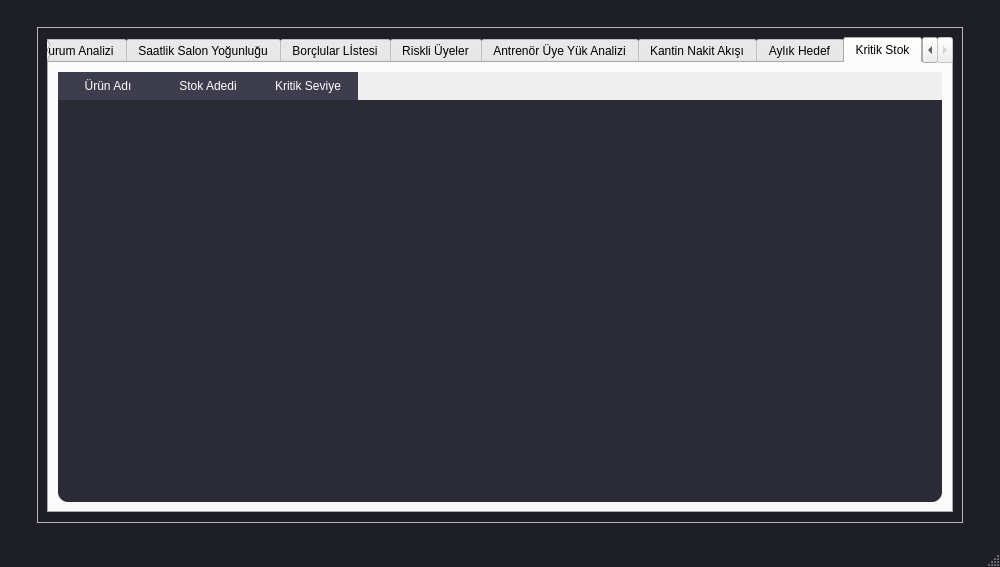
<?xml version="1.0" encoding="UTF-8"?>
<ui version="4.0">
 <class>MainWindow</class>
 <widget class="QMainWindow" name="MainWindow">
  <property name="geometry">
   <rect>
    <x>0</x>
    <y>0</y>
    <width>1000</width>
    <height>567</height>
   </rect>
  </property>
  <property name="windowTitle">
   <string>Raporlar</string>
  </property>
  <property name="styleSheet">
   <string notr="true">/* Ana Pencere Arka Planı */
QMainWindow {
    background-color: #1e1e27;
}

/* Grafiklerin durduğu widget'lar */
QWidget#widget_gelir, QWidget#widget_pasta,QWidget#widget_doluluk_analiz {
    background-color: #2b2b36;
    border-radius: 15px;
    border: 1px solid #3d3d4d;
}

/* Tabloları modernleştir */
QTableWidget {
    background-color: #2b2b36;
    alternate-background-color: #323240;
    color: #ffffff;
    gridline-color: #3d3d4d;
    border-radius: 10px;
    font-size: 11pt;
}

/* Başlıklar */
QHeaderView::section {
    background-color: #3d3d4d;
    color: white;
    padding: 5px;
    border: none;
}

/* Butonlar */
QPushButton {
    background-color: #556ee6;
    color: white;
    border-radius: 8px;
    padding: 10px;
    font-weight: bold;
}

QPushButton:hover {
    background-color: #4458b8;
}

QPushButton#btn_excel_aktar {
    background-color: #34c38f; /* Excel Yeşili */
}</string>
  </property>
  <widget class="QWidget" name="centralwidget">
   <layout class="QGridLayout" name="gridLayout_8">
    <item row="0" column="1">
     <spacer name="verticalSpacer">
      <property name="orientation">
       <enum>Qt::Orientation::Vertical</enum>
      </property>
      <property name="sizeType">
       <enum>QSizePolicy::Policy::Fixed</enum>
      </property>
      <property name="sizeHint" stdset="0">
       <size>
        <width>20</width>
        <height>18</height>
       </size>
      </property>
     </spacer>
    </item>
    <item row="1" column="0">
     <spacer name="horizontalSpacer_2">
      <property name="orientation">
       <enum>Qt::Orientation::Horizontal</enum>
      </property>
      <property name="sizeType">
       <enum>QSizePolicy::Policy::Fixed</enum>
      </property>
      <property name="sizeHint" stdset="0">
       <size>
        <width>28</width>
        <height>20</height>
       </size>
      </property>
     </spacer>
    </item>
    <item row="1" column="1" colspan="2">
     <widget class="QFrame" name="frame">
      <property name="frameShape">
       <enum>QFrame::Shape::StyledPanel</enum>
      </property>
      <property name="frameShadow">
       <enum>QFrame::Shadow::Raised</enum>
      </property>
      <layout class="QGridLayout" name="gridLayout_6">
       <item row="0" column="0">
        <widget class="QTabWidget" name="tabWidget">
         <property name="currentIndex">
          <number>8</number>
         </property>
         <widget class="QWidget" name="tab">
          <attribute name="title">
           <string>Üyelik Anaizi</string>
          </attribute>
          <layout class="QGridLayout" name="gridLayout">
           <item row="0" column="0">
            <widget class="QWidget" name="widget_pasta" native="true"/>
           </item>
          </layout>
         </widget>
         <widget class="QWidget" name="tab_2">
          <attribute name="title">
           <string>Mali Durum Analizi</string>
          </attribute>
          <layout class="QGridLayout" name="gridLayout_4">
           <item row="0" column="0">
            <widget class="QWidget" name="widget_gelir" native="true">
             <layout class="QGridLayout" name="gridLayout_7">
              <item row="0" column="0">
               <widget class="QWidget" name="widget_gelir_2" native="true"/>
              </item>
             </layout>
            </widget>
           </item>
          </layout>
         </widget>
         <widget class="QWidget" name="tab_3">
          <attribute name="title">
           <string>Saatlik Salon Yoğunluğu</string>
          </attribute>
          <layout class="QGridLayout" name="gridLayout_5">
           <item row="0" column="0">
            <widget class="QWidget" name="widget_doluluk_analiz" native="true"/>
           </item>
          </layout>
         </widget>
         <widget class="QWidget" name="tab_4">
          <attribute name="title">
           <string>Borçlular Lİstesi</string>
          </attribute>
          <layout class="QGridLayout" name="gridLayout_2">
           <item row="0" column="0" colspan="2">
            <widget class="QTableWidget" name="tableWidget_borclular">
             <column>
              <property name="text">
               <string>Ad</string>
              </property>
             </column>
             <column>
              <property name="text">
               <string>Soyad</string>
              </property>
             </column>
             <column>
              <property name="text">
               <string>Telefon</string>
              </property>
             </column>
             <column>
              <property name="text">
               <string>Borç</string>
              </property>
             </column>
            </widget>
           </item>
           <item row="1" column="0">
            <widget class="QPushButton" name="btn_disa_aktar">
             <property name="text">
              <string>PDF olarak çıktı al</string>
             </property>
            </widget>
           </item>
           <item row="1" column="1">
            <widget class="QPushButton" name="btn_excel_aktar">
             <property name="text">
              <string>Excel olarak çıktı al</string>
             </property>
            </widget>
           </item>
          </layout>
         </widget>
         <widget class="QWidget" name="tab_5">
          <attribute name="title">
           <string>Riskli Üyeler</string>
          </attribute>
          <layout class="QGridLayout" name="gridLayout_3">
           <item row="0" column="0" colspan="2">
            <widget class="QProgressBar" name="progressBar">
             <property name="value">
              <number>24</number>
             </property>
            </widget>
           </item>
           <item row="0" column="2">
            <widget class="QLabel" name="lbl_detay">
             <property name="text">
              <string>TextLabel</string>
             </property>
            </widget>
           </item>
           <item row="1" column="0" colspan="3">
            <widget class="QTableWidget" name="tableWidget_riskli">
             <column>
              <property name="text">
               <string>Ad Soyad</string>
              </property>
             </column>
             <column>
              <property name="text">
               <string>Telefon</string>
              </property>
             </column>
             <column>
              <property name="text">
               <string>Son Giriş Tarihi</string>
              </property>
             </column>
            </widget>
           </item>
           <item row="2" column="0">
            <widget class="QPushButton" name="btn_disa_aktar_2">
             <property name="text">
              <string>PDF olarak çıktı al</string>
             </property>
            </widget>
           </item>
           <item row="2" column="2">
            <widget class="QPushButton" name="btn_excel_aktar_2">
             <property name="text">
              <string>Excel olarak çıktı al</string>
             </property>
            </widget>
           </item>
          </layout>
         </widget>
         <widget class="QWidget" name="tab_6">
          <attribute name="title">
           <string>Antrenör Üye Yük Analizi</string>
          </attribute>
          <layout class="QGridLayout" name="gridLayout_9">
           <item row="0" column="0">
            <widget class="QWidget" name="widget_antrenor_analiz" native="true"/>
           </item>
          </layout>
         </widget>
         <widget class="QWidget" name="tab_7">
          <attribute name="title">
           <string>Kantin Nakit Akışı</string>
          </attribute>
          <layout class="QGridLayout" name="gridLayout_10">
           <item row="0" column="0">
            <widget class="QWidget" name="widget_kantin_analiz" native="true"/>
           </item>
          </layout>
         </widget>
         <widget class="QWidget" name="tab_9">
          <attribute name="title">
           <string>Aylık Hedef</string>
          </attribute>
          <layout class="QGridLayout" name="gridLayout_12">
           <item row="0" column="0">
            <widget class="QWidget" name="widget_hedef_analiz" native="true"/>
           </item>
          </layout>
         </widget>
         <widget class="QWidget" name="tab_8">
          <attribute name="title">
           <string>Kritik Stok</string>
          </attribute>
          <layout class="QGridLayout" name="gridLayout_11">
           <item row="0" column="0">
            <widget class="QTableWidget" name="tableWidget_stok">
             <column>
              <property name="text">
               <string>Ürün Adı</string>
              </property>
             </column>
             <column>
              <property name="text">
               <string>Stok Adedi</string>
              </property>
             </column>
             <column>
              <property name="text">
               <string>Kritik Seviye</string>
              </property>
             </column>
            </widget>
           </item>
          </layout>
         </widget>
        </widget>
       </item>
      </layout>
     </widget>
    </item>
    <item row="1" column="3">
     <spacer name="horizontalSpacer">
      <property name="orientation">
       <enum>Qt::Orientation::Horizontal</enum>
      </property>
      <property name="sizeType">
       <enum>QSizePolicy::Policy::Fixed</enum>
      </property>
      <property name="sizeHint" stdset="0">
       <size>
        <width>28</width>
        <height>20</height>
       </size>
      </property>
     </spacer>
    </item>
    <item row="2" column="2">
     <spacer name="verticalSpacer_2">
      <property name="orientation">
       <enum>Qt::Orientation::Vertical</enum>
      </property>
      <property name="sizeType">
       <enum>QSizePolicy::Policy::Fixed</enum>
      </property>
      <property name="sizeHint" stdset="0">
       <size>
        <width>20</width>
        <height>13</height>
       </size>
      </property>
     </spacer>
    </item>
   </layout>
  </widget>
  <widget class="QMenuBar" name="menubar">
   <property name="geometry">
    <rect>
     <x>0</x>
     <y>0</y>
     <width>1000</width>
     <height>25</height>
    </rect>
   </property>
  </widget>
  <widget class="QStatusBar" name="statusbar"/>
 </widget>
 <resources/>
 <connections/>
</ui>
